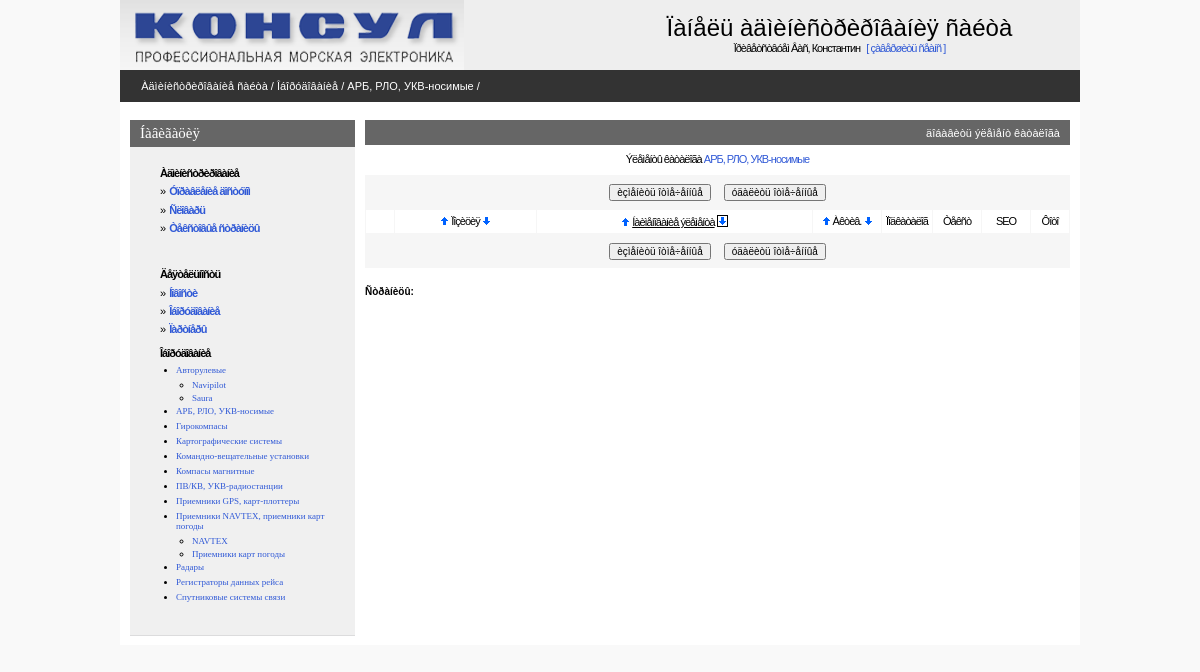
Before: /admin/catalogpage.php?equip_parent=2 (signed in) with the older database file.
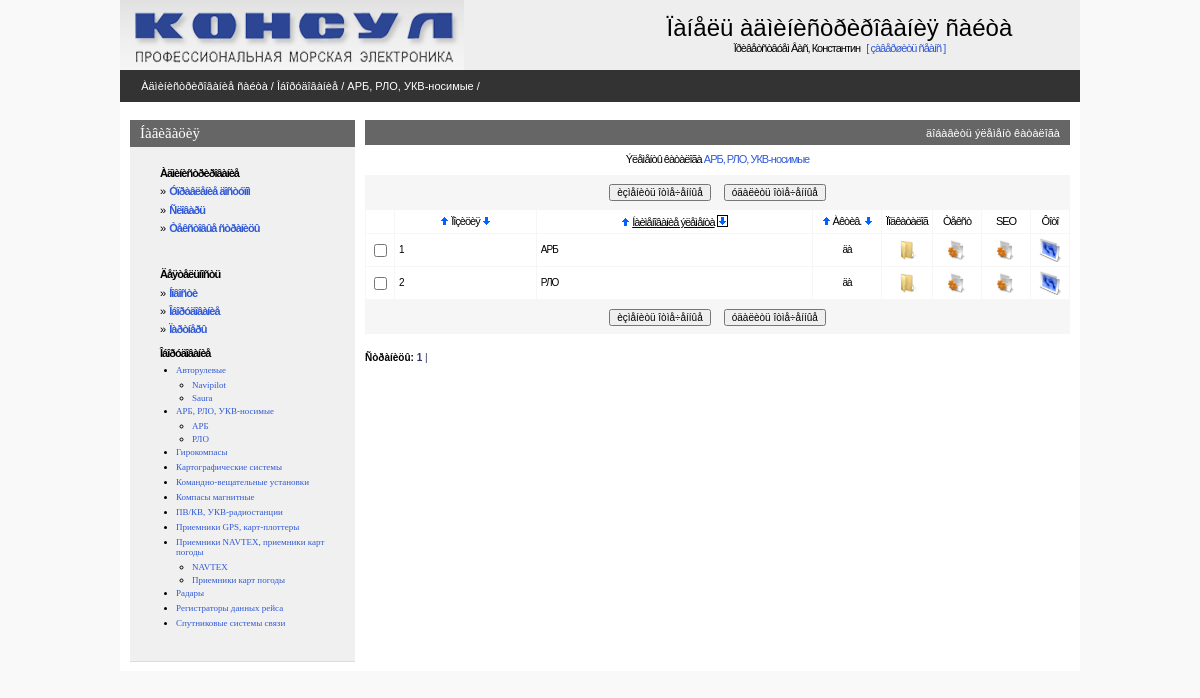
After: the same page with the newer database file.
### tables this page shows
CREATE TABLE IF NOT EXISTS `consul_equip` (
  `equip_code` int(11) NOT NULL AUTO_INCREMENT,
  `equip_icon` varchar(256) DEFAULT NULL,
  `equip_pos` int(11) NOT NULL,
  `page_code` int(11) NOT NULL,
  `equip_url` varchar(250) DEFAULT NULL,
  `equip_parent` int(11) NOT NULL,
  PRIMARY KEY (`equip_code`)
);

CREATE TABLE IF NOT EXISTS `consul_page` (
  `page_code` int(11) NOT NULL AUTO_INCREMENT,
  `page_name` varchar(255) NOT NULL,
  `page_active` tinyint(1) NOT NULL DEFAULT '0',
  `page_url` varchar(255) DEFAULT NULL,
  `page_type` varchar(10) NOT NULL DEFAULT 'static',
  PRIMARY KEY (`page_code`)
);

CREATE TABLE IF NOT EXISTS `consul_static` (
  `static_code` int(11) NOT NULL AUTO_INCREMENT,
  `page_code` int(11) NOT NULL DEFAULT '0',
  `static_name` varchar(200) NOT NULL DEFAULT '',
  `static_text` text NOT NULL,
  `static_pos` int(11) NOT NULL DEFAULT '0',
  `static_seo_title` text,
  `static_seo_desc` text,
  `static_seo_key` text,
  `lang_code` int(11) NOT NULL,
  `static_abstract` text,
  `static_url` varchar(250) DEFAULT NULL,
  PRIMARY KEY (`static_code`)
);

### admin/inc/session.php (called while the page is built, shortened)
<?php
   $REGUSER["code"]=$_SESSION["REGUSER"]["code"];
   $REGUSER["name"]=$_SESSION["REGUSER"]["name"];
   $REGUSER["login"]=$_SESSION["REGUSER"]["login"];
   $REGUSER["pass"]=$_SESSION["REGUSER"]["pass"];
   $REGUSER["email"]=$_SESSION["REGUSER"]["email"];
   $REGUSER["radmin"]=$_SESSION["REGUSER"]["radmin"];
   $REGUSER["rtext"]=$_SESSION["REGUSER"]["rtext"];
   $REGUSER["rnews"]=$_SESSION["REGUSER"]["rnews"];
   $REGUSER["requipment"]=$_SESSION["REGUSER"]["requipment"];
   $REGUSER["rpartner"]=$_SESSION["REGUSER"]["rpartner"];
?>

### admin/inc/connect.php (called while the page is built, shortened)
<?php
    $PHP_SELF=$_SERVER['PHP_SELF'];
?>

### admin/inc/const.php (called while the page is built, shortened)
<?php
    $PREFFIX="consul";
?>

### admin/catalogpage.php (the view, shortened to what this page needs)
<?php
include("inc/settings.php");
$per_page=30;
$maxlevel=2;
if($sortby) $sortparam="&sortby=$sortby&sortdir=$sortdir"; else $sortparam="";
if (!isset($curr_page)) $curr_page=0;
if(!($sortby)) $sortby='page_name'; else {$sortby=explode(" ",$sortby);$sortby=$sortby[0];}
if(!isset($sortdir)) {$sortdir="1";$realsortdir="ASC"; }
else
{
 if($sortdir==0) {$realsortdir="DESC";} else {$sortdir=1;$realsortdir="ASC";}
}
$mainquery="SELECT
				{$PREFFIX}_equip.equip_code,
				{$PREFFIX}_equip.equip_pos,
				{$PREFFIX}_equip.equip_url,
				{$PREFFIX}_page.page_code,
				{$PREFFIX}_page.page_name,
				{$PREFFIX}_page.page_active
			FROM
			{$PREFFIX}_equip
			INNER JOIN {$PREFFIX}_page ON {$PREFFIX}_equip.page_code = {$PREFFIX}_page.page_code
			WHERE {$PREFFIX}_equip.equip_parent=$equip_parent
			order by $sortby $realsortdir";
?>
<? include ("inc/head.php"); ?>
<BODY>
<center>
<div class=mainbody>
<? include("inc/top.php");?>
<table Border=0 CellSpacing=0 CellPadding=0 width=100%>
  <tr><td class=pageline>
<?php
$ep=$equip_parent;
$level=0;
$outs="";
while ($ep)
{$level++;
 $pq="SELECT
 {$PREFFIX}_equip.equip_code,
 {$PREFFIX}_equip.equip_parent,
 {$PREFFIX}_page.page_name
 FROM
 {$PREFFIX}_equip
 INNER JOIN {$PREFFIX}_page ON {$PREFFIX}_equip.page_code = {$PREFFIX}_page.page_code
 WHERE {$PREFFIX}_equip.equip_code=$ep";
 $res=mysql_query($pq) or die("Incorrect Equip queery: ".$pq) ;
 list($ec,$ep,$en)=mysql_fetch_array($res);
 $outs="<a href=$PHP_SELF?equip_parent=$ec$sortparam>$en</a> / ".$outs;
}
$outs="<a href=$PHP_SELF>Îáîðóäîâàíèå</a> / ".$outs;
echo " <div class=wmiddletext> &nbsp <a href='main.php'>Àäìèíèñòðèðîâàíèå ñàéòà</a> / ". $outs."</div>"
?>
  </td></tr>
</table>
<table Border=0 CellSpacing=0 CellPadding=0 class=mainbody>
 <tr valign=top>
  <td width=10></td>
  <? include("inc/leftmenu.php"); ?>
  <td width=10></td>
  <td>
<?php
echo"<form name='data' action=$PHP_SELF method=POST>";
?>
<table class=grayhead Border=0 CellSpacing=0 CellPadding=0 >
 <tr class=normaltext>
  <td align=right class=wmiddletext><a class=submenu onclick="displayform(this,'äîáàâèòü ýëåìåíò êàòàëîãà')">äîáàâèòü ýëåìåíò êàòàëîãà</a></td>
 </tr>
</table>
<table Border=0 CellSpacing=0 class=pagebluetable CellPadding=0 >
<?php
 echo  '<tr><td class=lmenutext height=30 bgcolor=#ffffff align="center">Ýëåìåíòû êàòàëîãà';
 if ($equip_parent<>0)
 {
 	$query="
		SELECT 	{$PREFFIX}_equip.equip_parent,
				{$PREFFIX}_page.page_name
				FROM  {$PREFFIX}_equip
				INNER JOIN {$PREFFIX}_page ON {$PREFFIX}_equip.page_code = {$PREFFIX}_page.page_code
		        WHERE {$PREFFIX}_equip.equip_code=$equip_parent";
 	$result=mysql_query($query) or die("Incorrect Query: ".$query) ;
 	list($parpcode,$parname)=mysql_fetch_array($result);
 	echo "<a href='javascript:GotoSub($parpcode)'> $parname</a>";
 }
 echo  '</td></tr>';
 ?>
</table>
<table Border=0 CellSpacing=0 class=pagebluetable CellPadding=0>
 <tr><td>
 <center>
 <table>
 <tr height=30 >
   <td><input type=button onClick=Send('U') value='èçìåíèòü îòìå÷åííûå' class=smalltext></td>
   <td width=5></td>
   <td><input type=button onClick=ConfirmSend('D') value='óäàëèòü îòìå÷åííûå'  class=smalltext></td>
 </tr>
 </table>
 </td></tr>
</table>
<center>
<table Border=0 CellSpacing=1 class=bluetable CellPadding=4 width=100%>
  <tr class=lmenutext height=20 align=center bgcolor=#ffffff>
    <td width=20>&nbsp;</td>
    <td><?=SortTitle("Ïîçèöèÿ","equip_pos",$sortby,$sortdir);?></td>
    <td><?=SortTitle("Íàèìåíîâàíèå ýëåìåíòà","page_name",$sortby,$sortdir);?></td>
    <td width="60"><?=SortTitle("Àêòèâ.","page_active",$sortby,$sortdir);?></td>
   <?php if ($level<$maxlevel) echo "<td width=40>Ïîäêàòàëîã</td>";
   ?>
    <td width=40>Òåêñò</td>
    <td width=40>SEO</td>
    <td width=30>Ôîòî</td>
<?php
$res=mysql_query ($mainquery) or die ("Íå ìîãó âûáðàòü ýëåìåíòû êàòàëîãà. Îøèáêà â çàïðîñå. <BR>".$mainquery);
$num_rows=mysql_num_rows($res);
  if($num_rows)
  {
      $page_quant=ceil($num_rows / $per_page);
      $start_pos=$curr_page*$per_page;
      if ($start_pos+$per_page<$num_rows) $end_pos=$start_pos+$per_page;
         else $end_pos=$num_rows;
      for ($x=$start_pos; $x<$end_pos; $x++)
      {
         list($equip_code,$equip_pos,$equip_url,$page_code, $page_name, $page_active)=mysql_fetch_array($res);
         $checkname=$page_code;
         if($page_active) {$page_active="äà";$bg="#FFFFFF";} else {$page_active="íåò";$bg="#EEEEEE";}
         echo"<tr class=edittabletext height=24 bgcolor=$bg>";
         echo"<TD width=20 align=center ><input type='checkbox' name=\"C#$checkname\" id=\"C#$checkname\"></TD>";
         echo"<TD align=left class=smalltext ondblclick='change_line(\"$checkname\",\"F#$checkname#equip_pos#string\");' id=\"F#$checkname#equip_pos#string\">".Show($equip_pos)."</TD>\n";
         echo"<TD align=left class=smalltext ondblclick='change_line(\"$checkname\",\"F#$checkname#page_name#string\");' id=\"F#$checkname#page_name#string\">".Show($page_name)."</TD>\n";
         echo"<TD class=smalltext align=center  ondblclick='change_yes_no(\"$checkname\",\"F#$checkname#page_active#int\");' id=\"F#$checkname#page_active#int\">".Show($page_active)."</TD>\n";
         if ($level<$maxlevel)
         echo"<td align=center ><a href='javascript:GotoSub($equip_code)'><img height='20' width='20' src='graph/subitem.gif' border=0 title='Ïîäêàòàëîã'></a></td>";
         echo"<td align=center ><a href='editstatic.php?page_code=$page_code&page_name=$page_name'><img height='20' width='20' src='graph/edit.gif' border=0 title='Òåêñò ñòðàíèöû'></a></td>";
         echo"<td align=center ><a href='editseo.php?page_code=$page_code&page_name=$page_name'><img height='20' width='20' src='graph/edit.gif' border=0 title='SEO'></a></td>";
         echo"<td><center><a href=\"picture.php?back=statlist&icon=250&page_code=$page_code\"><img height='24' width='24' src='graph/photo.gif' border=0 alt='Ôîòîãàëåðåÿ ' title='Ôîòîãàëåðåÿ'></a></td>";
         echo"</TR>\n";
    }
  }
?>
</center>
<table Border=0 CellSpacing=0 class=pagebluetable CellPadding=0 width=95%>
 <tr><td>
 <center>
 <table>
 <tr height=30 >
   <td><input type=button onClick=Send('U') value='èçìåíèòü îòìå÷åííûå' class=smalltext></td>
   <td width=5></td>
   <td><input type=button onClick=ConfirmSend('D') value='óäàëèòü îòìå÷åííûå'  class=smalltext></td>
 </tr>
 </table>
 </td></tr>
</table>
<br>
<?php
echo"<div align=left class=smalltext><b>Ñòðàíèöû:</b>  ";
for ($i=1;$i<$page_quant+1;$i++)
 {
   $y=$i-1;
   if ($curr_page==$y) {$t1="<b>";$t2="</b>";} else {$t1="";$t2="";}
   echo"<a class=blue href=$PHP_SELF?curr_page=$y&sortby=$sortby&sortdir=$sortdir>$t1 $i $t2|</a>&nbsp";
 }
echo"</div>";
?>
    <td width=10></td>
</BODY>
</HTML>

### admin/inc/head.php (shortened to what this page needs)
<HTML>
<HEAD>
   <LINK REL=stylesheet HREF="css/styles.css" TYPE="text/css">
</HEAD>

### admin/inc/top.php (shortened to what this page needs)
<table Border=0 CellSpacing=0 CellPadding=0 width=100%>
 <tr  style="padding:10px;" bgcolor=#eeeeee>
    <td><img src="../img/logo.gif" border=0></td>
    <td align=center>
       <h1>Ïàíåëü àäìèíèñòðèðîâàíèÿ ñàéòà</h1>
       <span class=lmenupart>Ïðèâåòñòâóåì Âàñ, <?=$REGUSER["name"]?> <a class=lmenupart href="index.php?op=out"> &nbsp;&nbsp;[&nbsp;çàâåðøèòü ñåàíñ&nbsp;]</a></span>
    </td>
 </tr>
</table>

### admin/inc/leftmenu.php (shortened to what this page needs)
<td class=leftpanel>
<table CellSpacing=0 CellPadding=0>
<tr><td class=bluehead><h4>Íàâèãàöèÿ</h4><td></tr>
<tr><td class=blueblock>
<div style="margin-left:20px">
<?php
if( isAllowed("radmin")||isAllowed(rtext))
{
echo"<p><div class=lmenupart><b>Àäìèíèñòðèðîâàíèå</b></div>";
if( isAllowed("radmin"))
		echo"<div class=lmenupart>&#187;&nbsp; <b><a href=\"admin.php\">Óïðàâëåíèå äîñòóïîì</a></b></div>";
if( isAllowed("rtext"))
  {
    echo"<div class=lmenupart>&#187;&nbsp; <b><a href=\"dict.php\">Ñëîâàðü</a></b></div>";
    echo"<div class=lmenupart>&#187;&nbsp; <b><a href=\"textpage.php\">Òåêñòîâûå ñòðàíèöû</a></b></div>";
  }
}
if(isAllowed(("rnews")) || (isAllowed("requipment")) || (isAllowed("rpartner")))
{
	echo "<br><p><div class=lmenupart><b>Äåÿòåëüíîñòü</b></div>";
	if (isAllowed("rnews")) echo"<div class=lmenupart>&#187;&nbsp; <b><a href=\"newspage.php\"> Íîâîñòè </a></b></div>";
	if (isAllowed("requipment")) echo"<div class=lmenupart>&#187;&nbsp; <b><a href=\"catalogpage.php\">Îáîðóäîâàíèå</a></b></div>";
	if (isAllowed("rpartner")) echo"<div class=lmenupart>&#187;&nbsp; <b><a href=\"partnerpage.php\">Ïàðòíåðû</a></b></div>";
}
if (strstr($_SERVER['PHP_SELF'],"catalogpage.php"))
{
 echo "<p><div class=lmenupart><b>Îáîðóäîâàíèå</b></div>";
 echo "<div class='jquery-tree'>";
view_tree(1);
echo "</div>";
}
?>
</div>
<br>
<td></tr>
</table>
  <td>

### admin/inc/functions.php (shortened to what this page needs)
<?php
function Show($val)
{    if (trim($val)=="") return "&nbsp"; else return $val; }
function SortTitle($title,$fieldname,$sortby,$sortdir)
{
  $baseurl=preg_replace("/&sortby=.*/i","",$_SERVER['REQUEST_URI']);
  $baseurl=preg_replace("/&sortdir=[0|1]/i","",$baseurl);
  if($fieldname==$sortby)
  {
       $t1="<u>";$t2="</u>";
       if($sortdir==1) $c1="border=1";else $c1="border=0";
       if($sortdir==0) $c0="border=1";else $c0="border=0";
  }
  else { $t1=$t2=""; $c1=$c0="border=0"; }
  return "<a href=\"$baseurl&sortby=$fieldname&sortdir=0\" ><img class=\"arr\" title=\"ñîðòèðîâàòü ïî âîçðàñòàíèþ\" alt=\"ñîðòèðîâàòü ïî âîçðàñòàíèþ\" src=\"graph/uarr.gif\" width=9 height=10 $c0></a>&nbsp;{$t1}$title{$t2}&nbsp;<a href=\"$baseurl&sortby=$fieldname&sortdir=1\"><img class=\"arr\" title=\"ñîðòèðîâàòü ïî óáûâàíèþ\" alt=\"ñîðòèðîâàòü ïî óáûâàíèþ\" src=\"graph/darr.gif\" width=9 height=10 $c1 ></a></div>";
}
function isAllowed($right)
{
    global $PREFFIX,$REGUSER;
    return ($REGUSER[$right]);
}
function view_tree($langcode) {
	$catalogshort="SELECT DISTINCT
	consul_equip.equip_code,
	consul_equip.equip_parent,
	consul_static.static_code,
	consul_static.static_name
	FROM consul_static
	INNER JOIN consul_page ON consul_page.page_code = consul_static.page_code
	INNER JOIN consul_equip ON consul_page.page_code = consul_equip.page_code
	WHERE (lang_code=$langcode) and (page_active>0)
	ORDER BY static_name";
	$query = mysql_query("$catalogshort") or  die("Îøèáêà âûáîðêè êàòàëîãà ".$catalogshort);
	while (list($equip_code,$equip_parent,$static_code,$static_name)= mysql_fetch_array($query)) {
		if ($equip_parent == '0') {
			$one_lvl[] = array ($equip_code, $equip_parent, $static_code,$static_name);
		} else {
			$next_lvl[] = array ($equip_code, $equip_parent, $static_code,$static_name);
		}
	}
	print '<ul id="tree_one">';
	foreach ($one_lvl as $key){
		print '<li><a href="catalogpage.php?equip_parent='.$key[1].'">'.$key[3].'</a>';
		print '<ul>';
		view_tree_next_level($key[0], $next_lvl);
		print "</ul>";
		print '</li>';
	}
	print '</ul>';
}
function view_tree_next_level($family, $next_lvl) {
	foreach ($next_lvl as $key) {
		if ($key[1]==$family) {
			print ' <li><a href="catalogpage.php?equip_parent='.$key[1].'">'.$key[3].'</a></li>';
		}
	}
}
?>

### admin/css/styles.css (style rules this page uses)
body { padding:0px; margin:0px; background-color:#f9f9f9; }
a { text-decoration : none; color: #3059D6; }
img { border-color: #000000; }
.mainbody { width:960px; background-color:#ffffff; }
.pageline { height:32px; background-color:#333333; padding-left:15px; }
.grayhead { width:100%; height:25px; padding-left:10px; padding-right:10px; background-color:#666666; }
.pagebluetable { width:100%; background-color:#f6f6f6; }
.bluetable { background-color:#f6f6f6; }
.leftpanel { width:225px; font-size:8px; }
.lmenupart { text-decoration:none; letter-spacing: -1px; line-height:10pt; margin-bottom:5px; font-size:11px; font-family: Verdana,Arial,Helvetica,Sans-serif,Tahoma,Pragmatica; }
.lmenutext { text-decoration:none; letter-spacing: -1px; line-height:10pt; margin-left:10px; margin-right:10px; margin-top:3px; margin-bottom:3px; font-size:11px; font-family: Verdana,Arial,Helvetica,Sans-serif,Tahoma,Pragmatica; }
.edittabletext { color:#666666; text-decoration:none; letter-spacing: -1px; line-height:12pt; font-size:11px; font-family: Verdana,Arial,Helvetica,Sans-serif,Tahoma,Pragmatica; }
.bluehead { width:220px; height:27px; padding-left:10px; background-color:#666666; }
.blueblock { width:220px; padding:10px; background-color:#f0f0f0; border-bottom: 1px solid #DCDCDD; }
H1 { text-decoration:none; font-weight:normal; padding:0; margin:0; font-family: Arial, Verdana; font-size : 24px; }
H4 { text-decoration:none; font-weight:normal; color:#ffffff; padding:0; margin:0; font-family: Verdana; font-size : 15px; }
.submenu { cursor:hand;cursor:pointer; }
p { text-decoration:none; padding:0; margin-top:10px; margin-bottom:0px; }
ul { text-decoration:none; padding:0; margin-top:5px; margin-bottom:0px; margin-right:0px; margin-left:16px;font-size:10px; }
li { text-decoration:none; padding:0; margin-top:0px; margin-bottom:3px; margin-right:0px; margin-left:0px;font-size:9px; }
.normaltext { text-decoration:none; color:#000066; font-family:Verdana, Tahoma, Arial, Helvetica, Sans-serif, Pragmatica; font-size:12px; }
.smalltext { text-decoration:none; color:#000000; font-family:Verdana, Tahoma, Arial, Helvetica, Sans-serif, Pragmatica; font-size:10px; }
.wmiddletext { text-decoration:none; color:#ffffff; font-family:Verdana, Tahoma, Arial, Helvetica, Sans-serif, Pragmatica; font-size:11px; }
.wmiddletext a { text-decoration:none; color:#ffffff; }
.blue { color: #333366; }
.arr { position:relative;top:1px; }

Changed rows visible on the page:
added consul_static: static_name "АРБ", shown under "АРБ, РЛО, УКВ-носимые"
added consul_static: static_name "РЛО", shown under "АРБ, РЛО, УКВ-носимые"
added consul_equip: equip_pos "1", consul_page.page_name "АРБ", consul_page.page_active "äà"
added consul_equip: equip_pos "2", consul_page.page_name "РЛО", consul_page.page_active "äà"
Other visible differences:
new list line: "1 |"
